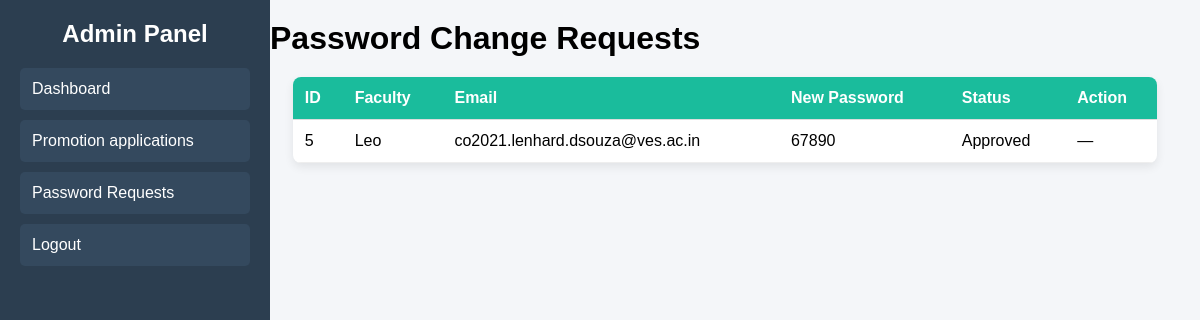
The app's page /admin/admin_password_requests.php (signed in) with its own data.
### tables this page shows
CREATE TABLE `password_requests` (
  `id` int(11) NOT NULL,
  `faculty_id` int(11) DEFAULT NULL,
  `new_password` varchar(255) DEFAULT NULL,
  `status` varchar(20) DEFAULT 'Pending',
  `request_date` timestamp NOT NULL DEFAULT current_timestamp()
);

CREATE TABLE `faculty` (
  `id` int(11) NOT NULL,
  `name` varchar(100) DEFAULT NULL,
  `email` varchar(100) DEFAULT NULL,
  `password` varchar(255) DEFAULT NULL,
  `qualification` varchar(100) DEFAULT NULL,
  `department` varchar(100) DEFAULT NULL,
  `experience` int(11) DEFAULT NULL,
  `role` varchar(20) DEFAULT 'faculty',
  `profile_image` varchar(255) DEFAULT 'default_avatar.png'
);

### admin/admin_password_requests.php (the view, shortened to what this page needs)
<?php
include "config.php";
$requests = mysqli_query($conn,
    "SELECT pr.*, f.name, f.email
     FROM password_requests pr
     LEFT JOIN faculty f ON pr.faculty_id = f.id
     ORDER BY pr.id DESC");
?>
<!DOCTYPE html>
<html>
<head>
    <link rel="stylesheet" href="../css/admin.css">
</head>
<body>
<div class="sidebar">
    <h2>Admin Panel</h2>
    <a href="admin_dashboard.php">Dashboard</a>
    <a href="admin_promotion_request.php">Promotion applications</a>
    <a href="admin_password_requests.php">Password Requests</a>
    <a href="logout.php">Logout</a>
</div>
<div class="main">
    <h1>Password Change Requests</h1>
    <table class="table">
        <tr>
            <th>ID</th>
            <th>Faculty</th>
            <th>Email</th>
            <th>New Password</th>
            <th>Status</th>
            <th>Action</th>
        </tr>
        <?php while($r = mysqli_fetch_assoc($requests)){ ?>
        <tr>
            <td><?php echo $r['id']; ?></td>
            <td><?php echo $r['name']; ?></td>
            <td><?php echo $r['email']; ?></td>
            <td><?php echo $r['new_password']; ?></td>
            <td><?php echo $r['status']; ?></td>
            <td>
                <?php if($r['status'] == "Pending"){ ?>
                    <a class="btn approve" href="process_password.php?id=<?php echo $r['id']; ?>&action=approve">Approve</a>
                    <a class="btn reject" href="process_password.php?id=<?php echo $r['id']; ?>&action=reject">Reject</a>
                <?php } else { echo "—"; } ?>
            </td>
        </tr>
        <?php } ?>
    </table>
</div>
</body>
</html>

### css/admin.css (style rules this page uses)
* { margin: 0; padding: 0; font-family: Arial, sans-serif; }
body { background: #f4f6f9; }
.sidebar { width: 230px; height: 100vh; background: #2c3e50; padding: 20px; position: fixed; color: white; }
.sidebar h2 { text-align: center; margin-bottom: 20px; }
.sidebar a { display: block; background: #34495e; color: white; padding: 12px; margin: 10px 0; text-decoration: none; border-radius: 5px; }
.main { margin-left: 250px; padding: 20px; }
h1 { margin-bottom: 20px; }
.table { width: 100%; border-collapse: collapse; background: white; border-radius: 8px; overflow: hidden; }
.table th, .table td { padding: 12px; border-bottom: 1px solid #ddd; }
.table th { background: #34495e; color: white; }
.table { width: 95%; margin: 20px auto; border-collapse: collapse; background: #fff; box-shadow: 0 4px 10px rgba(0,0,0,0.08); }
.table th { background: #1abc9c; color: #fff; padding: 12px; text-align: left; }
.table td { padding: 12px; border-bottom: 1px solid #eee; }

### records on screen
password_requests: id "5", faculty.name "Leo", faculty.email "co2021.lenhard.dsouza@ves.ac.in", new_password "67890", status "Approved"
